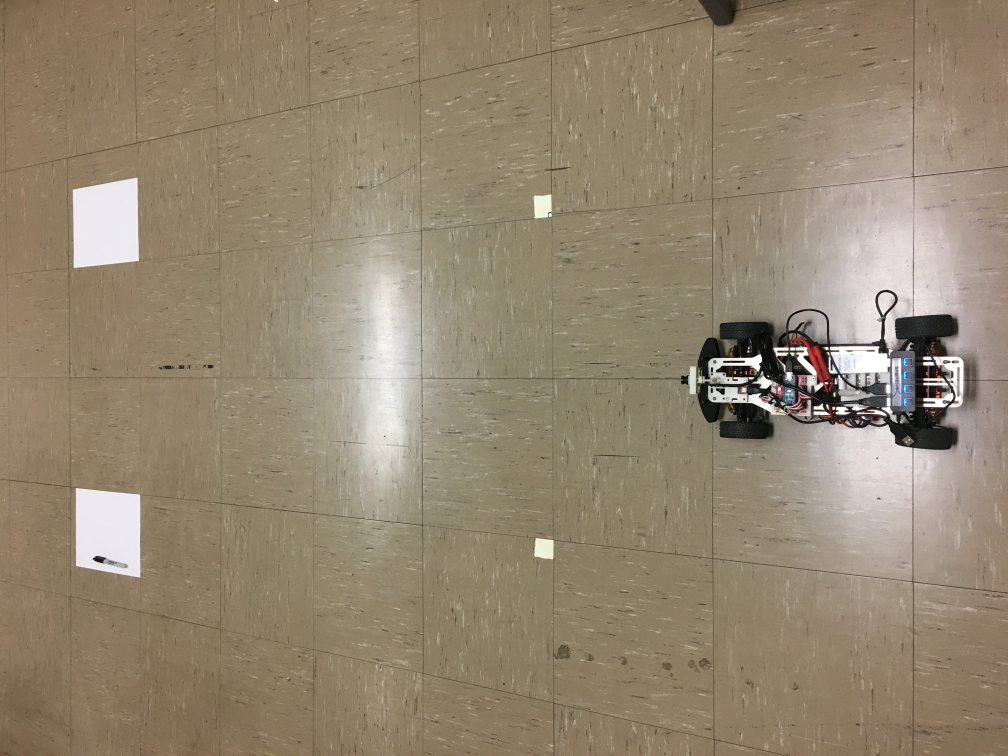
#> input picture robot2Map/experimental_setup.jpg, 4032 x 3024 px (shown at 1/4 size)
$ python robot2Map.py experimental_setup.jpg
#> lines starting #> are read from the running program, lines starting #| are printed output that depends on the picture
import sys
import cv2
import numpy as np
import skimage
import skimage.io

def robot2Map(img):
    w = 480
    h = 640
    M = np.load("perspTransformMatrix.npy")
    img_warp = cv2.warpPerspective(img, M, (w,h))
    return img_warp

def main(img_file):
#> called with img_file = 'experimental_setup.jpg'
    img = skimage.io.imread(img_file)
#> img is the input picture: shape (3024, 4032, 3); mean R, G, B 148.6, 134.4, 112.8
    warp = robot2Map(img)
#> (reads robot2Map/perspTransformMatrix.npy from the repository)
#> in robot2Map, `img_warp = cv2.warpPerspective(img, M, (w,h))`:
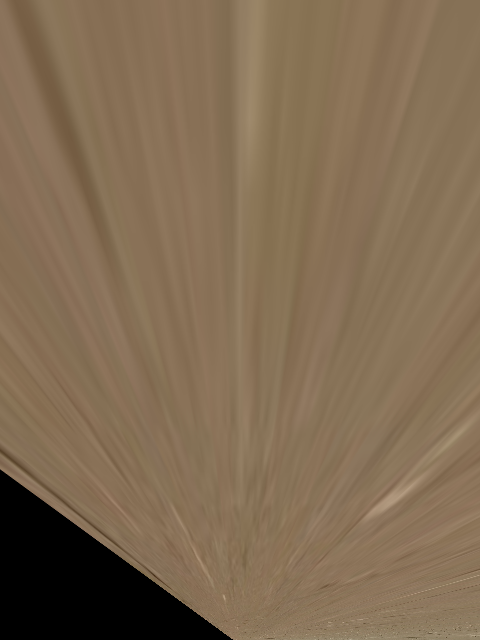
#> img_warp: shape (640, 480, 3); mean R, G, B 127.9, 106.6, 81.8
    skimage.io.imshow(warp)
    skimage.io.show()

if __name__ == '__main__':
    main(sys.argv[1])
